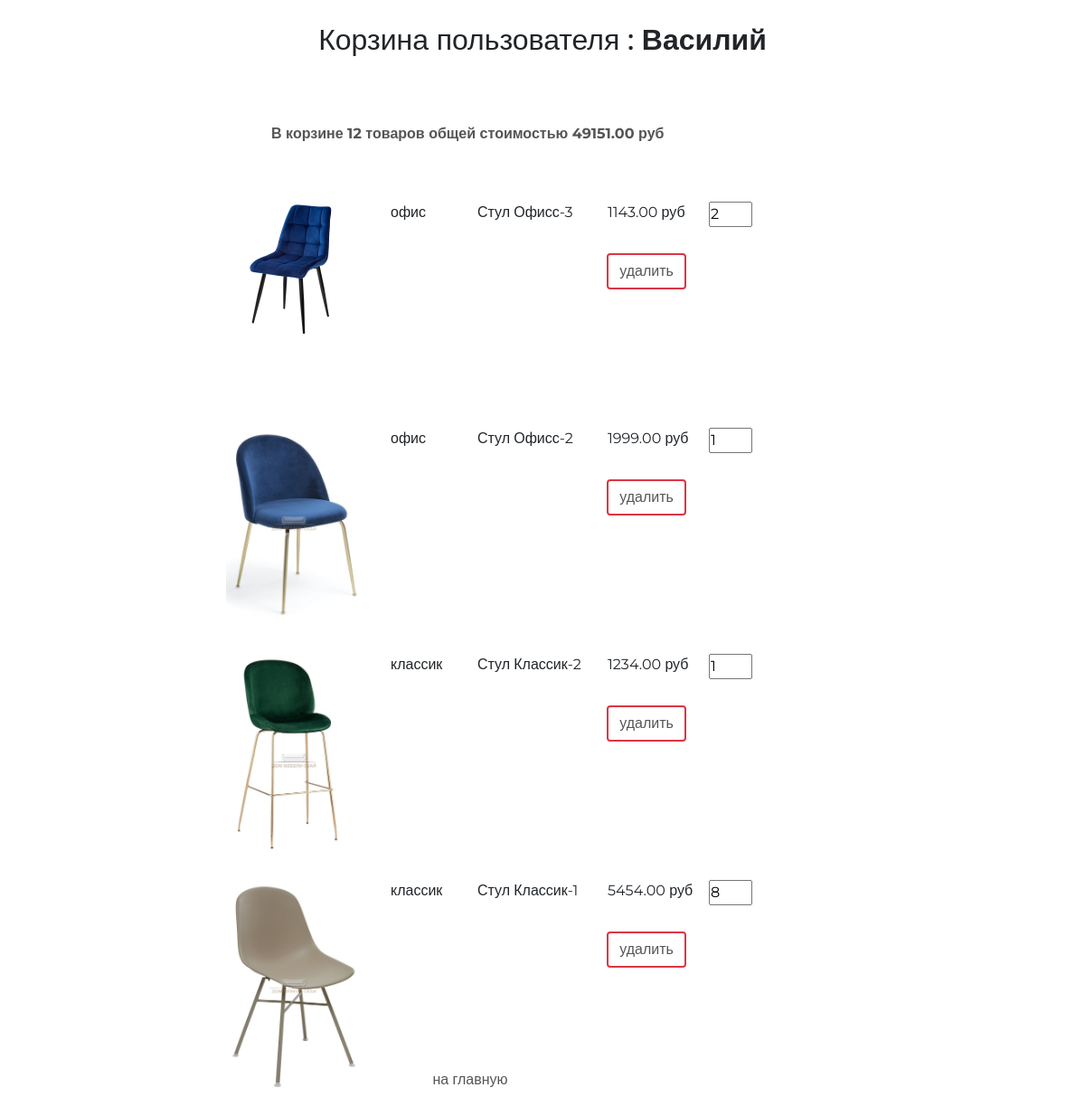
The app's page /basket/ (signed in) with its own data.
### authapp/models.py (models this page shows, shortened)
class UserProfile(AbstractUser):
    avatar = models.ImageField(upload_to='avatar', blank=True, verbose_name='Аватар')
    age = models.PositiveIntegerField(verbose_name='Возраст', blank=True, default=18)
    is_superuser = models.BooleanField(default=False, verbose_name='Администратор')
    activate_key = models.CharField(max_length=128, verbose_name='Код активации', blank=True, null=True)
    activate_key_expired = models.DateTimeField(blank=True, null=True)
    class Meta:
        verbose_name = 'Пользователь'
        verbose_name_plural = 'Пользователь'

### basket/models.py (models this page shows, shortened)
class Basket(models.Model):
    user = models.ForeignKey(settings.AUTH_USER_MODEL, on_delete=models.CASCADE, related_name='basket')
    product = models.ForeignKey(Product, on_delete=models.CASCADE)
    quantity = models.PositiveIntegerField(default=0, verbose_name='количество')
    add_datatime = models.DateTimeField(auto_now_add=True,
                                        verbose_name='время')  # TODO Заменить название поля на add_datetime
    class Meta:
        verbose_name = 'Корзина'
        verbose_name_plural = 'Корзина'
    @cached_property
    def items_cached(self):
        return self.user.basket.select_related()
    @property
    def product_cost(self):
        return self.product.price * self.quantity
    @property
    def total_quantity(self):
        _items = self.items_cached
        return sum(list(map(lambda x: x.quantity, _items)))
    @property
    def total_cost(self):
        _items = self.items_cached
        return sum(list(map(lambda x: x.product_cost, _items)))

### mainapp/models.py (models this page shows, shortened)
class Product(models.Model):
    category = models.ForeignKey(ProductCategory, on_delete=models.CASCADE, verbose_name='Категория')
    name = models.CharField(max_length=128, verbose_name='Наименование')
    image = models.ImageField(upload_to='products', blank=True, verbose_name='Изображение')
    short_desc = models.CharField(max_length=255, verbose_name='Краткое описание')
    description = models.TextField(verbose_name='Описание')
    price = models.DecimalField(decimal_places=2, max_digits=10, default=0, verbose_name='Цена')
    quantity = models.PositiveSmallIntegerField(default=0, verbose_name='Количество')
    is_active = models.BooleanField(default=True, verbose_name='Запись активна')
    updated_at = models.DateTimeField(auto_now=True, null=True, blank=True)
    created_at = models.DateTimeField(auto_now_add=True, null=True, blank=True)
    class Meta:
        verbose_name = 'Продукты'
        verbose_name_plural = 'Продукты'
        ordering = ('-id',)

class ProductCategory(models.Model):
    name = models.CharField(verbose_name='Наименование', max_length=64, unique=True)
    description = models.TextField(verbose_name='Описание')
    is_active = models.BooleanField(default=True, verbose_name='Запись активна')
    class Meta:
        verbose_name = 'Категория'
        verbose_name_plural = 'Категория'
        ordering = ('-id',)

### basket/views.py (the view)
# urls.py: path('', basket.basket,  name='basket'),
@login_required
def basket(request):
    basket_items = Basket.objects.filter(user=request.user)
    context = {
        'title': 'Корзина товаров',
        'basket_items': basket_items,
    }
    return render(request, 'basket/basket.html', context)

### adminapp/templatetags/temp_tags.py (called while the page is built)
@register.filter(name='media_for_products')  # 1 вариант регистрации шаблонного тега
def media_for_products(img_path):
    if not img_path:
        img_path = 'default_prod.svg'
    return f'{settings.MEDIA_URL}{img_path}'

### mainapp/context_processors.py (called while the page is built)
def basket(request):
    basket_items = []
    if request.user.is_authenticated:
        basket_items = Basket.objects.filter(user=request.user).select_related()
    return {
        'basket': basket_items
    }

### basket/templates/basket/basket.html
{% extends 'basket/temp.html' %}
{% load static %}
{% block content %}
  <div class="basket_item">
    <br><br>{% include 'basket/includes/inc_basket_list.html' %}
    <button class="btn btn-round">
      <a href="{% url 'mainapp:index' %}">на главную</a>
    </button>
  </div>
{% endblock %}

### basket/templates/basket/temp.html (shortened to what this page needs)
{% load static %}
<!DOCTYPE html>
<html>
<head>
  {% block css %}
    <link rel="stylesheet" href="{% static 'css/bootstrap.min.css' %}">
    <link rel="stylesheet" href="{% static 'css/style.css' %}">
    <link rel="stylesheet" href="{% static 'fonts/font-awesome/css/font-awesome.css' %}">
  {% endblock %}
</head>
<body>
  <div class="basket_container">
    <div class="h2 text-center head">
      Корзина пользователя :
        {% if user.first_name %}
        <b>{{ user.first_name|title}}</b>
      {% else %}
        Пользователь
      {% endif %}
    </div>
    {% block content %}
    {% endblock %}
  </div>
</body>
</html>

### basket/templates/basket/includes/inc_basket_list.html (shortened to what this page needs)
{% load temp_tags %}
<div>
    {% if basket_items %}
    <div class="basket_summary fw-bolder">
        В корзине {{ basket_items.0.total_quantity }} товаров общей стоимостью
        {{ basket_items.0.total_cost }} руб
    </div>
{% endif %}
</div>
{% for item in basket_items %}
    <div class="basket_record pt-5">
        <img src="{{ item.product.image| media_for_products }}"
             alt="{{ item.product.short_desc }}">
        <span class="category_name">{{ item.product.category.name }}</span>
        <span class="product_name">{{ item.product.name }}</span>
        <span class="product_price">{{ item.product.price }} руб</span>
        <input type="number" name="{{ item.pk }}" min="0"
                             value="{{ item.quantity }}">
        <button class="btn btn-round">
            <a href="{% url 'basket:remove' item.pk %}" class="btn border-2 border-danger">
                удалить
            </a>
        </button>
    </div>
{% endfor %}

### static/css/style.css (style rules this page uses)
* { margin: 0; padding: 0; }
body { font-family: 'Montserrat', sans-serif; }
html, body { height: 100%; }
.basket_container { margin: 25px auto; width: 700px; }
.basket_item input[type="number"] { width: 3em; position: relative; display: block; float: left; }
.basket_item span.category_name { margin-left: 2em; width: 5em; position: relative; display: block; float: left; }
.basket_item span.product_name { margin-left: 1em; width: 8em; position: relative; display: block; float: left; }
.basket_item span.product_price { margin-left: 1em; width: 7em; position: relative; display: block; float: left; }
.basket_item .basket_record { position: relative; display: block; height: 250px; float: none; }
.basket_container .head { margin: 25px auto; }
.basket_item .basket_record button { margin-top: 50px; margin-left: 390px; width: 150px; position: absolute; display: block; float: left; }
.basket_item button { margin-left: 45px; width: 150px; display: block; float: left; }
.basket_container button a { text-decoration: none; color: #555; }
.basket_container img { display: block; float: left; width: 150px; border-radius: 25px; }
.basket_container .basket_summary { display: block; margin-left: 50px; margin-bottom: 15px; color: #555; }

### records on screen
UserProfile: first_name "Василий"
Basket: user+quantity "12", product+quantity "49151.00", product.image|media_for_products (picture), product.category.name "офис", product.name "Стул Офисс-3", product.price "1143.00", quantity "2"
Basket: product.image|media_for_products (picture), product.category.name "офис", product.name "Стул Офисс-2", product.price "1999.00", quantity "1"
Basket: product.image|media_for_products (picture), product.category.name "классик", product.name "Стул Классик-2", product.price "1234.00", quantity "1"
Basket: product.image|media_for_products (picture), product.category.name "классик", product.name "Стул Классик-1", product.price "5454.00", quantity "8"
